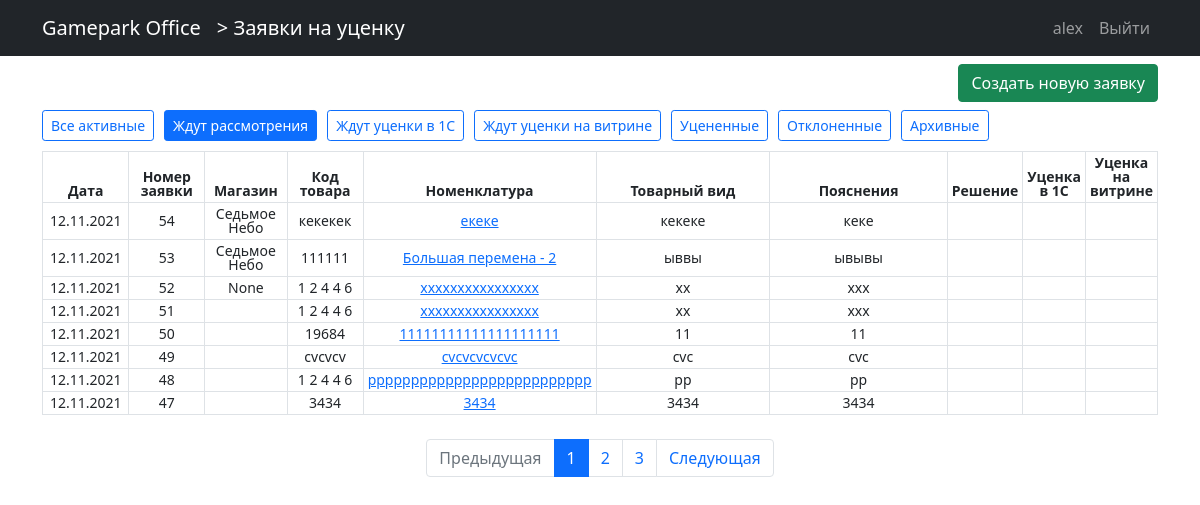
/zayavki/ (signed in), run on an earlier commit of the app's database.
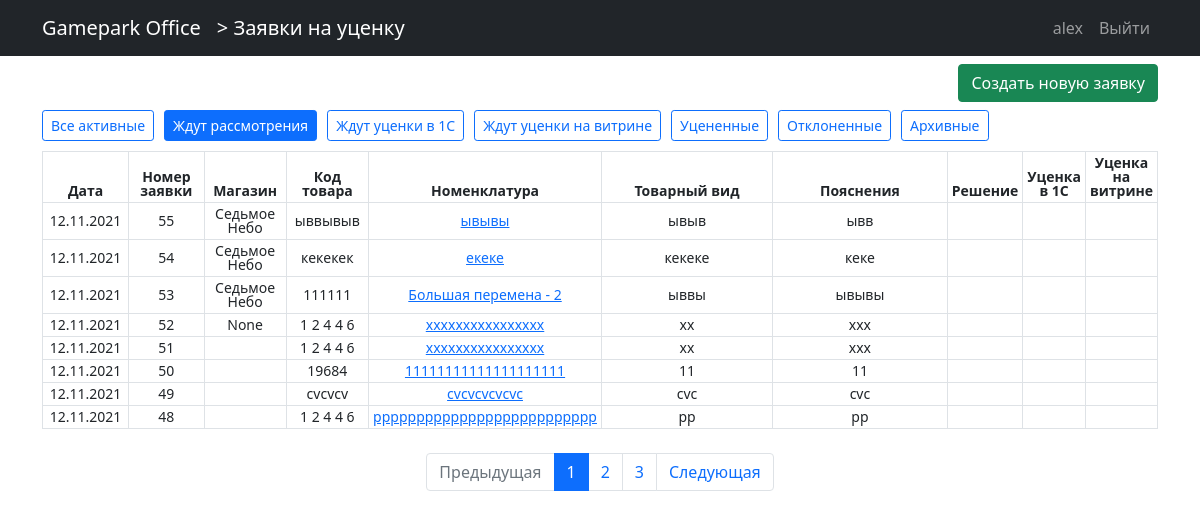
And on a later commit of the database.
### users/models.py (models this page shows)
class User(AbstractUser):
    email = models.EmailField(blank=True)
    role = models.ForeignKey(Roles, on_delete=models.PROTECT, null=True, default=None)
    shop = models.ForeignKey(Shops, on_delete=models.PROTECT, null=True, default=None, blank=True)

class Shops(models.Model):
    nameshop = models.CharField(max_length=30)
    class Meta:
        verbose_name_plural = "Магазины"
        verbose_name = "Магазин"
    def __str__(self):
        return self.nameshop

### zayavki/models.py (models this page shows, shortened)
class Zayavka(models.Model):
    user = models.ForeignKey(User, default=None, null=True, on_delete=models.PROTECT)
    data = models.DateField(auto_now_add=True)
    category = models.ForeignKey(Category, on_delete=models.PROTECT)
    code = models.CharField(max_length=10)
    name = models.CharField(max_length=100)
    description = models.TextField()
    clarification = models.TextField()
    foto1 = models.ImageField(upload_to="zayavki/foto", blank=True)
    foto2 = models.ImageField(upload_to="zayavki/foto", blank=True)
    status1 = models.BooleanField(default=False)  # одобрено
    status2 = models.BooleanField(default=False)  # отклонено
    status3 = models.BooleanField(default=False)  # уценено
    status4 = models.BooleanField(default=False)  # ценник сменен
    status5 = models.BooleanField(default=False)  # в архиве
    status6 = models.BooleanField(default=False)    # остальные поля - резервные
    clarification_of_manager = models.CharField(max_length=150, blank=True)
    class Meta:
        verbose_name_plural = "Заявки"
        verbose_name = "Заявка"
    def __str__(self) -> str:
        return self.name

### zayavki/views.py (the view)
# urls.py: path("", ZayavkaFilterList.as_view(), name="zayavki_list"),
class ZayavkaFilterList(LoginRequiredMixin, ListView):
    model = Zayavka
    paginate_by = KOL_RECORDS_ON_PAGE
    template_name = "zayavki/zayavka_list.html"
    context_object_name = "zayavki"
    def get_context_data(self, **kwargs):
        context = super().get_context_data(**kwargs)
        context["title"] = "Заявки на уценку"
        context["name_page"] = "Заявки на уценку"
        context['filters'] = DICT_OF_FILTERS
        context['cur_filter'] = self.get_post_filter()
        return context
    def get_default_filter(self):
        if self.request.user.role.namerole == "Магазин":
            return DICT_OF_FILTERS["Ждут уценки на витрине"]
        elif self.request.user.role.namerole[:3] == "Мен":
            return DICT_OF_FILTERS["Ждут рассмотрения"]
        else:
            return DICT_OF_FILTERS["Все активные"]
    def get_post_filter(self):
        return self.kwargs.get('filter', self.get_default_filter())
    def get_queryset(self):
        return get_data_from_model_Zayavka(self.get_post_filter(), self.request.user)

### zayavki/templates/zayavki/zayavka_list.html (shortened to what this page needs)
{% extends 'main_page/base.html' %}
{% load  static %}
{% block css %}
    <link href= {% static 'styles.css' %} rel="stylesheet">
{% endblock css %}
{% block name_app %}
    <a class="navbar-brand flex-grow-1" href="{% url 'zayavki:zayavki_list' %}"> > Заявки на уценку</a>
{% endblock name_app %}
{% block content %}
    <div >
        <div class="row justify-content-end">
            <div class="col my-2 text-end">
                <a class="btn btn-success text-nowrap" href="{% url 'zayavki:zayavka-create' %}">Создать новую заявку</a>
            </div>
        </div>
        <div class="select_filter">
            {% for name_filter, param_filter in filters.items %}
                <div>
                    {% if cur_filter != param_filter  %}
                        <a class="btn btn-outline-primary btn-sm text-nowrap" href="{% url 'zayavki:zayavki_filter_list' param_filter%}" role="button">{{ name_filter }}</a>
                    {% else %}
                        <a class="btn btn-primary btn-sm text-nowrap" href="{% url 'zayavki:zayavki_filter_list' param_filter%}" role="button">{{ name_filter }}</a>
                    {% endif %}
                </div>
            {% endfor %}
        </div>
        <div class="table-responsive">
        <table class="table table-hover table-bordered table-sm my_table  ">
            <thead>
                <tr class="">
                    <th class="col-1">Дата</th>
                    <th class="col-1">Номер заявки</th>
                    <th class="col-1">Магазин</th>
                    <th class="col-1">Код товара</th>
                    <th class="col-2" >Номенклатура</th>
                    <th class="col-3">Товарный вид</th>
                    <th class="col-3">Пояснения</th>
                    <th class="col">Решение</th>
                    <th class="col">Уценка в 1С</th>
                    <th class="col">Уценка на витрине</th>
                </tr>
            </thead>
            <tbody>
            {%for zayavka in zayavki%}
                <tr>
                    <td>{{zayavka.data|date:"d.m.Y"}}</td>
                    <td>{{zayavka.id}}</td>
                    <td>{{zayavka.user.shop}}</td>
                    <td>{{zayavka.code}}</td>
                    <td>
                        <a href="{% url 'zayavki:zayavka-detail' zayavka.id%}"> {{zayavka}} </a>
                    </td>
                    <td>{{zayavka.description}}
                    </td>
                    <td>{{zayavka.clarification}}</td>
                    <td>
                    </td>
                    <td>
                    </td>
                    <td>
                    </td>
                </tr>
            {%endfor%}
        </tbody>
        </table>
        </div>
        {% if paginator.num_pages > 1 %}
        <nav aria-label="Page navigation" class="mt-2">
            <ul class="pagination justify-content-center">
                <li class="page-item {% if not page_obj.has_previous %} disabled {% endif %}">
                <a class="page-link"
                    href="{% if page_obj.has_previous %} {% url 'zayavki:zayavki_filter_list' cur_filter %}?page={{page_obj.previous_page_number}} {% else %}#{% endif %}"
                    tabindex="-1">Предыдущая</a>
                </li>
                {% for p in paginator.page_range %}
                    <li class="page-item {% if page_obj.number == p %} active{% endif %}">
                        <a class="page-link"
                            href="{% url 'zayavki:zayavki_filter_list' cur_filter %}?page={{p}}">
                            {{p}}
                        </a>
                    </li>
                {% endfor %}
                <li class="page-item {% if not page_obj.has_next %} disabled  {% endif %}">
                <a class="page-link"
                    href="{% if page_obj.has_next %} {% url 'zayavki:zayavki_filter_list' cur_filter%}?page={{page_obj.next_page_number}} {% else %}#{% endif %}">
                    Следующая
                </a>
                </li>
            </ul>
        </nav>
        {% endif %}
    </div>
{% endblock content %}

### main_page/templates/main_page/base.html (shortened to what this page needs)
{% load static %}
<!DOCTYPE html>
<html lang="en">
<head>
    <link href= {% static 'bootstrap-5/css/bootstrap.min.css' %}  rel="stylesheet">
    {% block css %}{% endblock css %}
</head>
<body>
<nav class="navbar navbar-expand-lg navbar-dark bg-dark">
    <div class="container">
        <a class="navbar-brand "
           href="{% url 'main_page:index' %}">
           Gamepark Office
        </a>
        {% block name_app %}{% endblock name_app %}
        <div class="collapse navbar-collapse flex-grow-0" id="navbarContent">
            <ul class="navbar-nav">
                {% if user.is_authenticated %}
                <li class="nav-item">
                    <a class="nav-link" href="{% url 'users:profile' %}">{{user.username }} </a>
                </li>
                    <li class="nav-item">
                        <a class="nav-link" href="{% url 'users:logout' %}">Выйти </a>
                    </li>
                {% else %}
                    <li class="nav-item">
                        <a class="nav-link" href="{% url 'users:login' %}">Войти <i class="fas fa-sign-in-alt"></i></a>
                    </li>
                {% endif %}
            </ul>
        </div>
    </div>
</nav>
<div class="container">
    {% block content %} {% endblock content %}
</div>
</body>
</html>

### static/styles.css (style rules this page uses)
.select_filter { display:flex; flex-wrap: wrap; text-decoration: none; gap:10px; margin-bottom: 10px; }
.my_table { padding-left: 3px; padding-right: 3px; font-size: 14px; line-height: 1; vertical-align: middle; text-align: center; }

What changed in the data, as far as the page shows it:
no longer on this page (row unchanged): Zayavka: data "12.11.2021", id "47", code "3434", name "3434", description "3434", clarification "3434"
added Zayavka: data "12.11.2021", id "55", user.shop "Седьмое Небо", code "ыввывыв", name "ывывы", description "ывыв", clarification "ывв"
